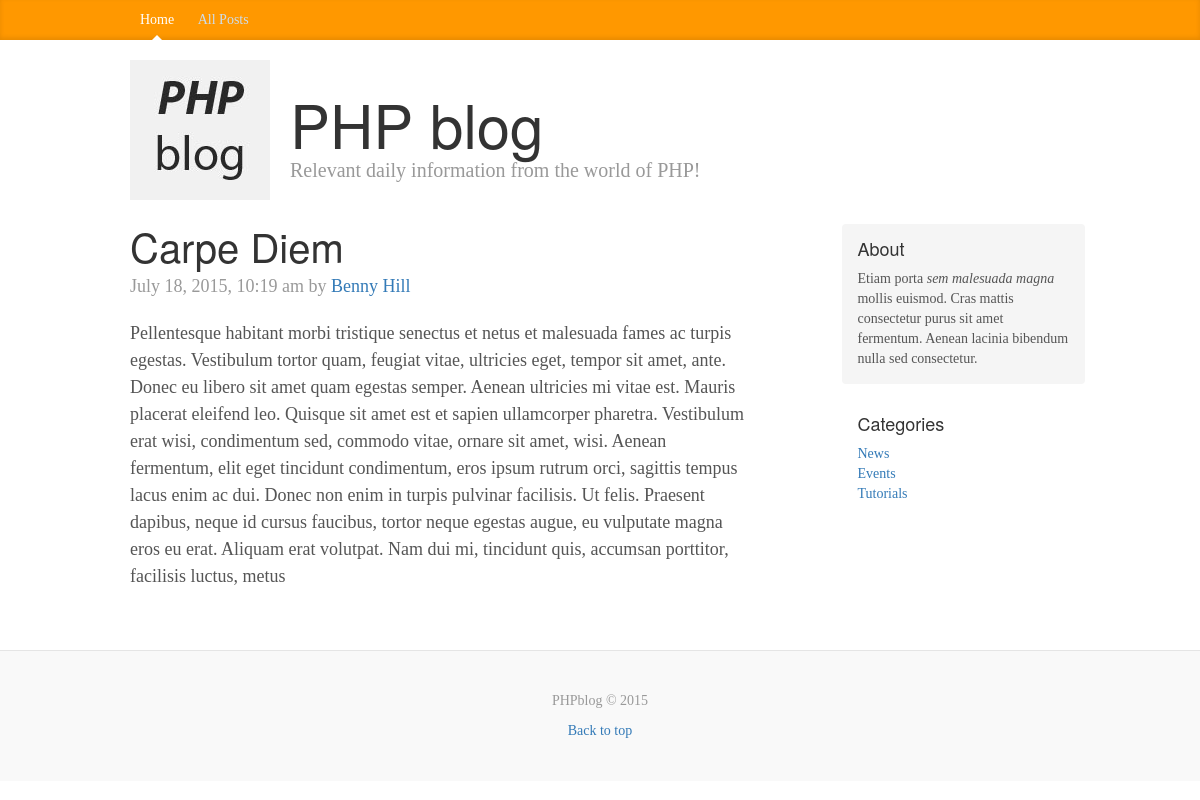
/post.php?id=2, run on the app's committed database.
### tables this page shows
CREATE TABLE IF NOT EXISTS `posts` (
  `id` int(11) NOT NULL,
  `category` int(11) NOT NULL,
  `title` varchar(255) NOT NULL,
  `body` text NOT NULL,
  `author` varchar(255) NOT NULL,
  `tags` varchar(255) NOT NULL,
  `date` timestamp NOT NULL DEFAULT CURRENT_TIMESTAMP
);

CREATE TABLE IF NOT EXISTS `categories` (
  `id` int(11) NOT NULL,
  `name` varchar(255) NOT NULL
);

### libraries/database.php (called while the page is built, shortened)
<?php
class Database {
    public $host = DB_HOST;
    public $username = DB_USER;
    public $password = DB_PASS;
    public $db_name = DB_NAME;
    public $link;
    private function connect () {
        $this->link = new mysqli($this->host, $this->username, $this->password, $this->db_name);
    }
    public function select($query){
        $result = $this->link->query($query) or die($this->link->error.__LINE__);
        if ($result->num_rows > 0) {
            return $result;
        } else {
            return false;
        }
    }
}

### helpers/format_helper.php (called while the page is built, shortened)
<?php
function formatDate ($date) {
    return date('F j, Y, g:i a', strtotime($date));
}
?>

### post.php (the view)
<?php include '/includes/header.php'; ?>
<?php
    $id = $_GET['id'];
    $db = new Database();
    $query = "SELECT * FROM posts WHERE id = ". $id;
    $post = $db->select($query)->fetch_assoc();
    $query = "SELECT * FROM categories";
    $categories = $db->select($query);
?>
<div class="blog-post">
    <h2 class="blog-post-title"><?php echo $post['title']; ?></h2>
    <p class="blog-post-meta"><?php echo formatDate($post['date']); ?> by <a href="#"><?php echo $post['author']; ?></a></p>
    <p><?php echo $post['body']; ?></p>
</div>
<?php include '/includes/footer.php'; ?>

### includes/footer.php (shortened to what this page needs)
        </div>
        <div class="col-sm-3 col-sm-offset-1 blog-sidebar">
          <div class="sidebar-module sidebar-module-inset">
            <h4>About</h4>
            <p><?php echo $site_description; ?></p>
          </div>
          <div class="sidebar-module">
            <h4>Categories</h4>
            <?php if($categories) : ?>
            <ol class="list-unstyled">
                <?php while ($row = $categories->fetch_assoc()) : ?>
                    <li><a href="posts.php?category=<?php echo $row['id']; ?>"><?php echo $row['name']; ?></a></li>
                <?php endwhile; ?>
            </ol>
            <?php else : ?>
                <p>There are no categories yet</p>
            <?php endif; ?>
          </div>
        </div>
      </div>
    </div>
    <footer class="blog-footer">
      <p>PHPblog &copy; 2015</p>
      <p>
        <a href="#">Back to top</a>
      </p>
    </footer>
  </body>
</html>

### css/costum.css (style rules this page uses)
body { font-family: Georgia, "Times New Roman", Times, serif; color: #555; }
h1, .h1, h2, .h2, h3, .h3, h4, .h4, h5, .h5, h6, .h6 { margin-top: 0; font-family: "Helvetica Neue", Helvetica, Arial, sans-serif; font-weight: normal; color: #333; }
.sidebar-module { padding: 15px; margin: 0 -15px 15px; }
.sidebar-module-inset { padding: 15px; background-color: #f5f5f5; border-radius: 4px; }
.sidebar-module-inset p:last-child, .sidebar-module-inset ul:last-child, .sidebar-module-inset ol:last-child { margin-bottom: 0; }
.blog-post { margin-bottom: 60px; }
.blog-post-title { margin-bottom: 5px; font-size: 40px; }
.blog-post-meta { margin-bottom: 20px; color: #999; }
.blog-footer { padding: 40px 0; color: #999; text-align: center; background-color: #f9f9f9; border-top: 1px solid #e5e5e5; }
.blog-footer p:last-child { margin-bottom: 0; }

### data on the page
posts: title "Carpe Diem", date "July 18, 2015, 10:19 am", author "Benny Hill", body "Pellentesque habitant morbi tristique senectus et netus et malesuada fames ac turpis egestas. Vestibulum tortor quam, feugiat vitae, ultricies eget, tempor sit amet, ante. Donec eu libero sit amet quam egestas semper. Aenean ultricies mi vitae est. Mauris placerat eleifend leo. Quisque sit amet est et sapien ullamcorper pharetra. Vestibulum erat wisi, condimentum sed, commodo vitae, ornare sit amet, wisi. Aenean fermentum, elit eget tincidunt condimentum, eros ipsum rutrum orci, sagittis tempus lacus enim ac dui. Donec non enim in turpis pulvinar facilisis. Ut felis. Praesent dapibus, neque id cursus faucibus, tortor neque egestas augue, eu vulputate magna eros eu erat. Aliquam erat…"
categories: name "News"
categories: name "Events"
categories: name "Tutorials"
